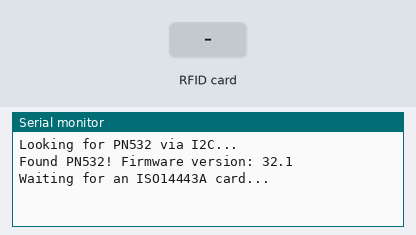
Bench run of a sketch on a simulated ESP32-C3. Parts: the last lines printed to the serial monitor. The test bench sets the inputs (shaded band).

Above: at 2.2 s.
2.3 s: RFID card DE AD BE EF held to the reader
At 2.9 s:
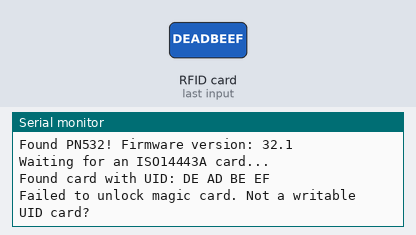
3.8 s: RFID card 50 00 00 00 held to the reader
At 6.4 s:
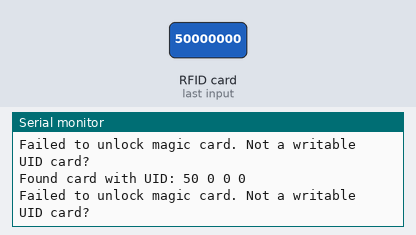
6.8 s: RFID card 5E 7A 19 C4 held to the reader
At 8.8 s:
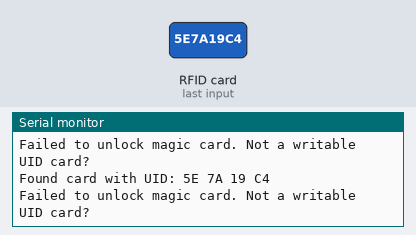

The sketch:

RFIDreader.ino
```cpp
#include <Wire.h>
#include <Adafruit_PN532.h>

#define SDA_PIN 8
#define SCL_PIN 9
#define PN532_IRQ   (2)
#define PN532_RESET (3)

TwoWire myWire = TwoWire(0);  // Use I2C bus 0 for ESP32-C3

Adafruit_PN532 nfc(PN532_IRQ, PN532_RESET, &myWire);

// Custom UID you want to write (4 bytes)
uint8_t newUid[4] = { 0xDE, 0xAD, 0xBE, 0xEF };

bool magicCardBackdoorUnlock() {
  // Send HALT command
  uint8_t halt[] = { 0x50, 0x00, 0x00, 0x00 };
  nfc.inDataExchange(halt, 2, halt); // Halt card

  // Magic backdoor commands
  uint8_t cmd1[] = { 0x40 };
  uint8_t response[8];
  if (!nfc.inDataExchange(cmd1, 1, response)) return false;
  if (response[0] != 0x0A) return false;

  uint8_t cmd2[] = { 0x43 };
  if (!nfc.inDataExchange(cmd2, 1, response)) return false;
  if (response[0] != 0x0A) return false;

  return true;
}

bool writeUid(uint8_t *newUid) {
  // Prepare block 0 data
  uint8_t block0[16] = {0};

  // Copy UID
  memcpy(block0, newUid, 4);

  // Calculate BCC
  block0[4] = newUid[0] ^ newUid[1] ^ newUid[2] ^ newUid[3];

  // Add default manufacturer bytes and fill the rest with zeros
  block0[5] = 0xFF; // Manufacturer byte, arbitrary
  memset(block0 + 6, 0x00, 10);

  return nfc.mifareclassic_WriteDataBlock(0, block0);
}

void setup() {
  Serial.begin(115200);
  delay(1000);

  myWire.begin(SDA_PIN, SCL_PIN);
  Serial.println("Looking for PN532 via I2C...");

  nfc.begin();

  uint32_t versiondata = nfc.getFirmwareVersion();
  if (!versiondata) {
    Serial.println("Didn't find PN532 board :(");
    while (1) delay(10);
  }

  Serial.print("Found PN532! Firmware version: ");
  Serial.print((versiondata >> 24) & 0xFF, HEX);
  Serial.print('.');
  Serial.println((versiondata >> 16) & 0xFF, HEX);

  nfc.SAMConfig();
  Serial.println("Waiting for an ISO14443A card...");
}

void loop() {
  uint8_t uid[7];
  uint8_t uidLength;

  if (nfc.readPassiveTargetID(PN532_MIFARE_ISO14443A, uid, &uidLength)) {
    Serial.print("Found card with UID: ");
    for (uint8_t i = 0; i < uidLength; i++) {
      Serial.print(uid[i], HEX);
      Serial.print(" ");
    }
    Serial.println();

    if (magicCardBackdoorUnlock()) {
      Serial.println("Magic card unlocked! Writing UID...");
      if (writeUid(newUid)) {
        Serial.println("UID successfully written!");
      } else {
        Serial.println("Failed to write UID.");
      }
    } else {
      Serial.println("Failed to unlock magic card. Not a writable UID card?");
    }

    delay(3000);  // Wait before next read attempt
  }
}
```

Measured:
- after the input at 2.3 s, the serial monitor: prints a new line at once (image 1)
- after the input at 3.8 s, the serial monitor: prints a new line after 1.5 s (image 2)
- after the input at 6.8 s, the serial monitor: prints a new line after 1.5 s (image 3)
